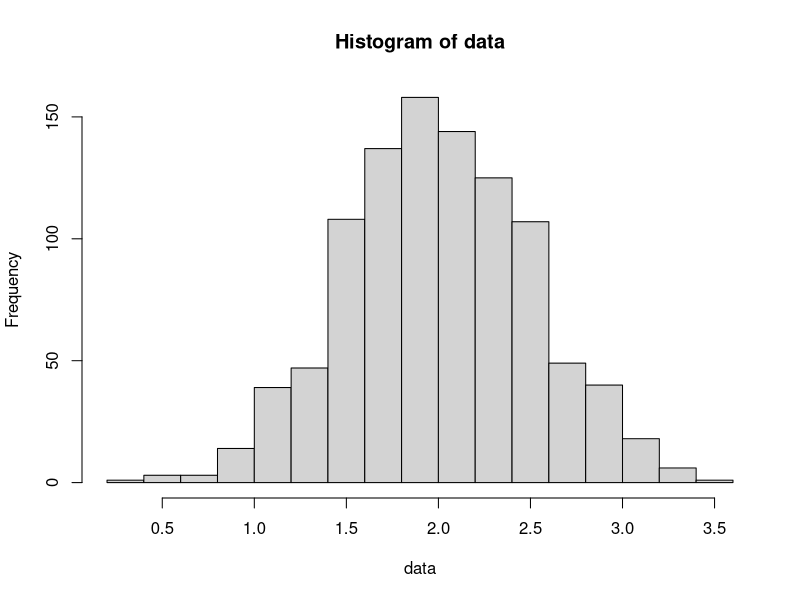
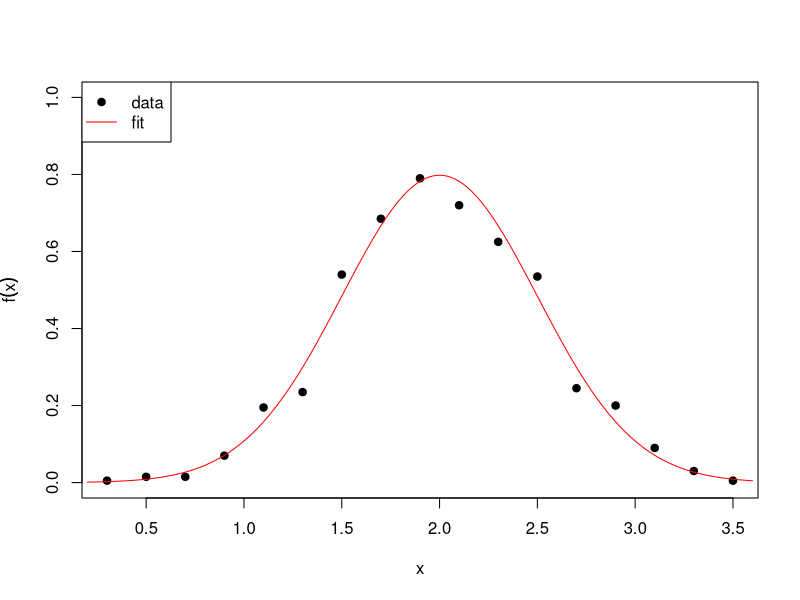

The R source for these figures, in order:
### Laboratorium nr 4 - Zadanie 2
# Autor: Szymon Baczyński
# Data:  14.11.2022

rm (list = ls())

# 1) Wylosuj n=10^3 liczb z rozkładu normalnego o średniej m=2 i odchyleniu standardowym s=0.5 
#   (n, m, s powinny być zmiennymi których wartość będzie można zmieniać w skrypcie).

n = 10^3
m = 2
s = 0.5

data <- rnorm(n, mean = m, sd = s)


# 2) Następnie wykonaj histogram z tych danych i zapisz go do zmiennej.
hist_norm <- hist(data, 15)


# 3) Wykonaj wykres punktowy empirycznego rozkładu gęstości prawdopodobieństwa (tę gęstość można wyciągnąć z obiektu histogram.

plot(hist_norm$mids, hist_norm$density, pch = 19,
     xlab = "x",
     ylab = expression(f(x)),
     ylim = c(0,1.0))


# 4) Dodaj drugą serię do wykresu (czerwona linia), która będzie przedstawiać 
#   teoretyczną gęstość prawdopodobieństwa dla zadanej średniej m i odchylenia s.

x_x <- seq(min(hist_norm$breaks), max(hist_norm$breaks),0.01)
hist_dnorm <- dnorm(x_x, mean=m, sd=s)
lines(x_x, hist_dnorm, col='red')


# 5) Podpisz osie i dodaj legendę tak jak na rysunku poniżej. Zadbaj o to aby czerwona linia nie wychodziła poza wykres.

legend ("topleft",
        legend = c('data','fit'),
        lty = c(0,1),
        pch = c(19, NA),
        col = c("black", "red"))


# 6) Zapisz wykres do pliku w formacie png.

png("Fig_1.png")

plot(hist_norm$mids, hist_norm$density, pch = 19, xlab = "x", ylab = expression(f(x)),ylim = c(0,1.0))
lines(x_x, hist_dnorm, col='red')
legend ("topleft", legend = c('data','fit'), lty = c(0,1), pch = c(19, NA),col = c("black", "red"))

dev.off()


